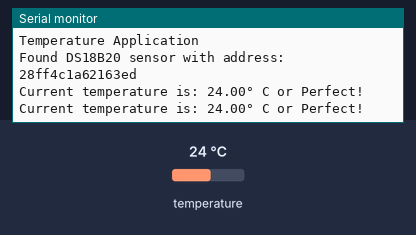
Bench run of a program on a simulated ESP8266 (Wemos D1 mini). On the bench: the last lines printed to the serial monitor. Inputs (shaded band) come from the test bench; at power-on: temperature 24 °C.

Above: at 7.3 s.
7.4 s: temperature set to 12 °C
At 13.3 s:
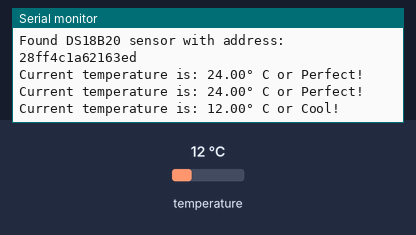
19.3 s: temperature set to 28 °C
At 24.3 s:
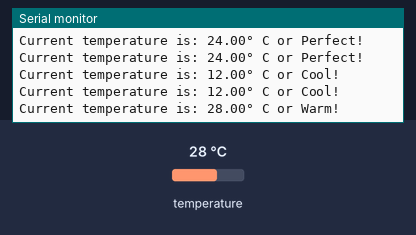
31.1 s: temperature set to 33 °C
At 36.5 s:
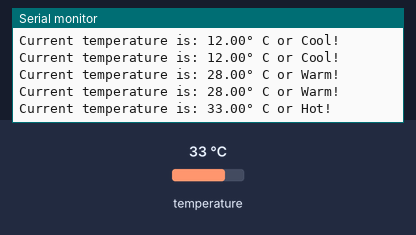
42.6 s: temperature set to 41 °C
At 47.5 s:
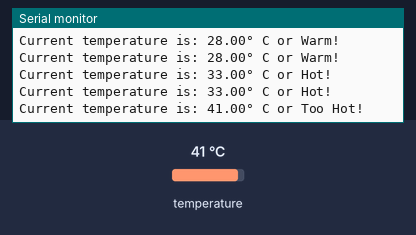
54.1 s: temperature set to 7 °C
At 59.7 s:
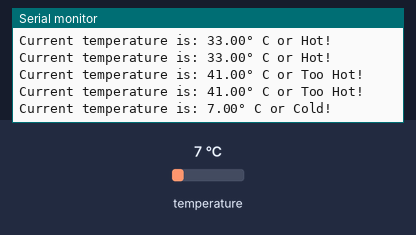

The program:

main.cpp
```cpp
// I, Caleb Priede, 000803812 certify that this material is my original work.
// No other person's work has been used without due acknowledgement.

// library for Arduino framework
#include <Arduino.h>
// 1-Wire sensor communication libary
#include <OneWire.h>
// DS18B20 sensor library
#include <DallasTemperature.h>

// Pin that the  DS18B20 is connected to
const int oneWireBus = D3;

// Setup a oneWire instance to communicate with any OneWire devices
OneWire oneWire(oneWireBus);

// Pass our oneWire reference to Dallas Temperature sensor
DallasTemperature DS18B20(&oneWire);

DeviceAddress sensorAddress;
uint8_t deviceCount;

 // function to print a device address
String printAddress(DeviceAddress deviceAddress)
{
  String dataString = "";
  for (int i = 0; i < 8; i++)
  {
      dataString += String(deviceAddress[i], HEX);
  }
  return dataString;
}

void setup() {
  // configure the USB serial monitor
  Serial.begin(115200);

  // Start the DS18B20 sensor
  DS18B20.begin();

  Serial.println("Temperature Application");
  deviceCount = DS18B20.getDeviceCount();

  DS18B20.getAddress(sensorAddress, 0);
  String address = printAddress(sensorAddress);

  if(deviceCount > 0){
    Serial.println("Found DS18B20 sensor with address: " + address);
  } else {
    Serial.println("No DS18B20 temperature sensors installed!");
  }
}

void loop() {
  if(deviceCount > 0){
    float fTemp;

    // ask DS18B20 for the current temperature
    DS18B20.requestTemperatures();

    // fetch the temperature.  We only have 1 sensor, so the index is 0.
    fTemp = DS18B20.getTempCByIndex(0);

    String temperatureText;
    if(fTemp < 10){
      temperatureText = "Cold!";
    } else if(fTemp >= 10 && fTemp < 15){
      temperatureText = "Cool!";
    } else if(fTemp >= 15 && fTemp < 25){
      temperatureText = "Perfect!";
    } else if(fTemp >= 25 && fTemp < 30){
      temperatureText = "Warm!";
    } else if(fTemp >= 30 && fTemp < 35){
      temperatureText = "Hot!";
    } else if(fTemp > 35){
      temperatureText = "Too Hot!";
    }

    // print the temp to the USB serial monitor
    Serial.println("Current temperature is: " + String(fTemp) + "° C or " + temperatureText);
  }

  // wait 5s (5000ms) before doing this again
  delay(5000);
} 
```

Measured:
- after the input at 7.4 s, the serial monitor: prints a new line after 4.9 s (image 1)
- after the input at 19.3 s, the serial monitor: prints a new line after 4.6 s (image 2)
- after the input at 31.1 s, the serial monitor: prints a new line after 4.3 s (image 3)
- after the input at 42.6 s, the serial monitor: prints a new line after 4.3 s (image 4)
- after the input at 54.1 s, the serial monitor: prints a new line after 4.3 s (image 5)
